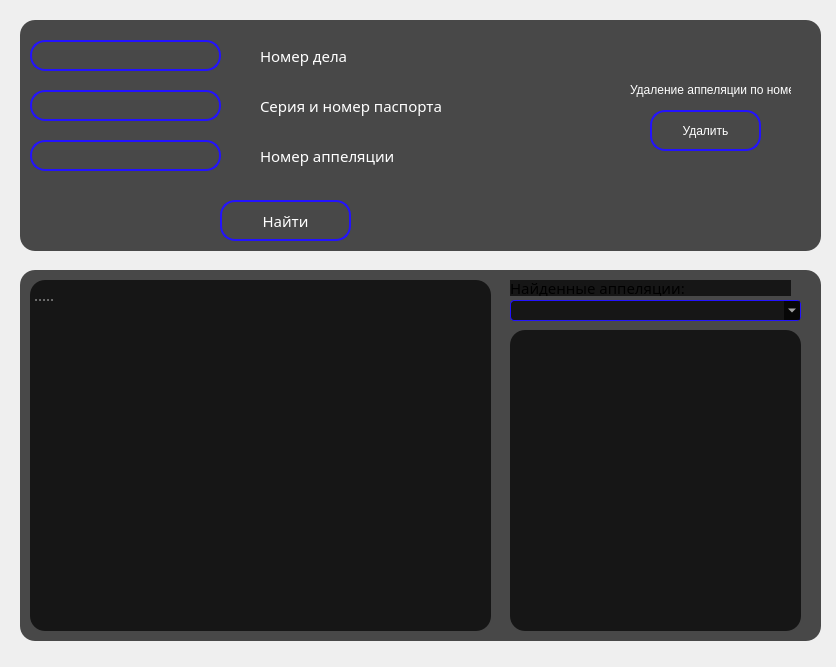
<?xml version="1.0" encoding="UTF-8"?>
<ui version="4.0">
 <class>FindComplaint</class>
 <widget class="QMainWindow" name="FindComplaint">
  <property name="geometry">
   <rect>
    <x>0</x>
    <y>0</y>
    <width>836</width>
    <height>667</height>
   </rect>
  </property>
  <property name="windowTitle">
   <string>Поиск аппеляции</string>
  </property>
  <property name="styleSheet">
   <string notr="true">
#form{
background:url(img/pbg4.jpg)
}
#label_2{
color:white;
background:transparent;
}
#message{
color:white;
background:transparent;
}
#driver_lisence_lbl_2{
color:white;
background:transparent;
}
#driver_passport_lbl_3{
color:white;
background:transparent;
}
#driver_passport_lbl_2{
color:white;
background:transparent;
}
QTextEdit{
color:white;

}
#fine_lbl{
background-color: transparent;
color:white;
}
#article_lbl{
background-color: transparent;
color:white;
}
#loose_lbl{
background-color: transparent;
color:white;
}
QLineEdit{
background:transparent;
border:2px solid #2312ff;
border-radius:15px;
color:white;
}
QLineEdit:focus{
background:transparent;
border:2px solid red;
border-radius:15px;
color:white;
}
QFrame{
background: rgba(0,0,0,0.7);
border-radius:15px;
}

QComboBox{
border:1px solid #2312ff;
border-radius:4px;
padding-left: 10px;
background:rgba(0,0,0,0.7);
color:white;
}
QComboBox:on{
border:2px solid #2312ff;
}
QComboBox QListView{
font-size:12px;
border: 1px solid rgba(0,0,0,10%);
padding: 5px;
background:rgba(0,0,0,0.7);
color:white;
outline:0px;
}
QComboBox QListView::item{
pading-left:10px;
background-color:rgba(0,0,0,0.7);
}
QComboBox QListView::item:hover{
background-color:#1e90ff;
}
QComboBox QListView::item:selected{
background-color:#1e90ff;
}
QPushButton{
border-radius:15px;
color:white;
border:2px solid #2312ff;
background:transparent;
}
QPushButton:hover{
border-radius:15px;
border:2px solid red;
color:white;
background: transparent;
}
#show_password{
border-radius:8px;
background:grey;
color:white;
}
#show_password:hover{
border-radius:8px;
border: 1px solid red;
color:white;
background:grey;
}
QComboBox{
border:1px solid #2312ff;
border-radius:4px;
padding-left: 10px;
background:rgba(0,0,0,0.7);
color:white;
}
QComboBox:on{
border:2px solid #2312ff;
}
QComboBox QListView{
font-size:12px;
border: 1px solid rgba(0,0,0,10%);
padding: 5px;
background:rgba(0,0,0,0.7);
color:white;
outline:0px;
}
QComboBox QListView::item{
pading-left:10px;
background-color:rgba(0,0,0,0.7);
}
QComboBox QListView::item:hover{
background-color:#1e90ff;
}
QComboBox QListView::item:selected{
background-color:#1e90ff;
}</string>
  </property>
  <widget class="QWidget" name="form">
   <widget class="QFrame" name="frame_output">
    <property name="geometry">
     <rect>
      <x>20</x>
      <y>270</y>
      <width>801</width>
      <height>371</height>
     </rect>
    </property>
    <property name="frameShape">
     <enum>QFrame::StyledPanel</enum>
    </property>
    <property name="frameShadow">
     <enum>QFrame::Raised</enum>
    </property>
    <widget class="QTextEdit" name="output">
     <property name="geometry">
      <rect>
       <x>10</x>
       <y>10</y>
       <width>461</width>
       <height>351</height>
      </rect>
     </property>
     <property name="font">
      <font>
       <family>Century Gothic</family>
       <pointsize>11</pointsize>
      </font>
     </property>
     <property name="readOnly">
      <bool>true</bool>
     </property>
     <property name="placeholderText">
      <string>.....</string>
     </property>
    </widget>
    <widget class="QComboBox" name="choose_cb">
     <property name="geometry">
      <rect>
       <x>490</x>
       <y>30</y>
       <width>291</width>
       <height>21</height>
      </rect>
     </property>
     <property name="font">
      <font>
       <family>Century Gothic</family>
       <pointsize>11</pointsize>
      </font>
     </property>
    </widget>
    <widget class="QTextEdit" name="output_cb">
     <property name="geometry">
      <rect>
       <x>490</x>
       <y>60</y>
       <width>291</width>
       <height>301</height>
      </rect>
     </property>
     <property name="font">
      <font>
       <family>Century Gothic</family>
       <pointsize>11</pointsize>
      </font>
     </property>
     <property name="readOnly">
      <bool>true</bool>
     </property>
     <property name="placeholderText">
      <string/>
     </property>
    </widget>
    <widget class="QLabel" name="label">
     <property name="geometry">
      <rect>
       <x>490</x>
       <y>10</y>
       <width>281</width>
       <height>16</height>
      </rect>
     </property>
     <property name="font">
      <font>
       <family>Century Gothic</family>
       <pointsize>11</pointsize>
      </font>
     </property>
     <property name="text">
      <string>Найденные аппеляции:</string>
     </property>
    </widget>
   </widget>
   <widget class="QFrame" name="complaint_frame">
    <property name="geometry">
     <rect>
      <x>20</x>
      <y>20</y>
      <width>801</width>
      <height>231</height>
     </rect>
    </property>
    <property name="frameShape">
     <enum>QFrame::StyledPanel</enum>
    </property>
    <property name="frameShadow">
     <enum>QFrame::Raised</enum>
    </property>
    <widget class="QLineEdit" name="case_id">
     <property name="geometry">
      <rect>
       <x>10</x>
       <y>20</y>
       <width>191</width>
       <height>31</height>
      </rect>
     </property>
     <property name="font">
      <font>
       <family>Century Gothic</family>
       <pointsize>11</pointsize>
      </font>
     </property>
     <property name="alignment">
      <set>Qt::AlignCenter</set>
     </property>
    </widget>
    <widget class="QLineEdit" name="passport">
     <property name="geometry">
      <rect>
       <x>10</x>
       <y>70</y>
       <width>191</width>
       <height>31</height>
      </rect>
     </property>
     <property name="font">
      <font>
       <family>Century Gothic</family>
       <pointsize>11</pointsize>
      </font>
     </property>
     <property name="alignment">
      <set>Qt::AlignCenter</set>
     </property>
    </widget>
    <widget class="QLabel" name="driver_lisence_lbl_2">
     <property name="geometry">
      <rect>
       <x>240</x>
       <y>20</y>
       <width>261</width>
       <height>31</height>
      </rect>
     </property>
     <property name="font">
      <font>
       <family>Century Gothic</family>
       <pointsize>11</pointsize>
      </font>
     </property>
     <property name="text">
      <string>Номер дела</string>
     </property>
    </widget>
    <widget class="QLabel" name="driver_passport_lbl_2">
     <property name="geometry">
      <rect>
       <x>240</x>
       <y>70</y>
       <width>241</width>
       <height>31</height>
      </rect>
     </property>
     <property name="font">
      <font>
       <family>Century Gothic</family>
       <pointsize>11</pointsize>
      </font>
     </property>
     <property name="text">
      <string>Серия и номер паспорта</string>
     </property>
    </widget>
    <widget class="QPushButton" name="submit_find_complaint">
     <property name="geometry">
      <rect>
       <x>200</x>
       <y>180</y>
       <width>131</width>
       <height>41</height>
      </rect>
     </property>
     <property name="font">
      <font>
       <family>Century Gothic</family>
       <pointsize>11</pointsize>
      </font>
     </property>
     <property name="text">
      <string>Найти</string>
     </property>
    </widget>
    <widget class="QLineEdit" name="complaint_id">
     <property name="geometry">
      <rect>
       <x>10</x>
       <y>120</y>
       <width>191</width>
       <height>31</height>
      </rect>
     </property>
     <property name="font">
      <font>
       <family>Century Gothic</family>
       <pointsize>11</pointsize>
      </font>
     </property>
     <property name="alignment">
      <set>Qt::AlignCenter</set>
     </property>
    </widget>
    <widget class="QLabel" name="driver_passport_lbl_3">
     <property name="geometry">
      <rect>
       <x>240</x>
       <y>120</y>
       <width>241</width>
       <height>31</height>
      </rect>
     </property>
     <property name="font">
      <font>
       <family>Century Gothic</family>
       <pointsize>11</pointsize>
      </font>
     </property>
     <property name="text">
      <string>Номер аппеляции</string>
     </property>
    </widget>
    <widget class="QPushButton" name="delete_btn">
     <property name="geometry">
      <rect>
       <x>630</x>
       <y>90</y>
       <width>111</width>
       <height>41</height>
      </rect>
     </property>
     <property name="text">
      <string>Удалить</string>
     </property>
    </widget>
    <widget class="QLabel" name="label_2">
     <property name="geometry">
      <rect>
       <x>610</x>
       <y>60</y>
       <width>161</width>
       <height>20</height>
      </rect>
     </property>
     <property name="text">
      <string>Удаление аппеляции по номеру</string>
     </property>
    </widget>
    <widget class="QLabel" name="message">
     <property name="geometry">
      <rect>
       <x>510</x>
       <y>160</y>
       <width>271</width>
       <height>31</height>
      </rect>
     </property>
     <property name="text">
      <string/>
     </property>
    </widget>
   </widget>
  </widget>
 </widget>
 <resources/>
 <connections/>
</ui>
